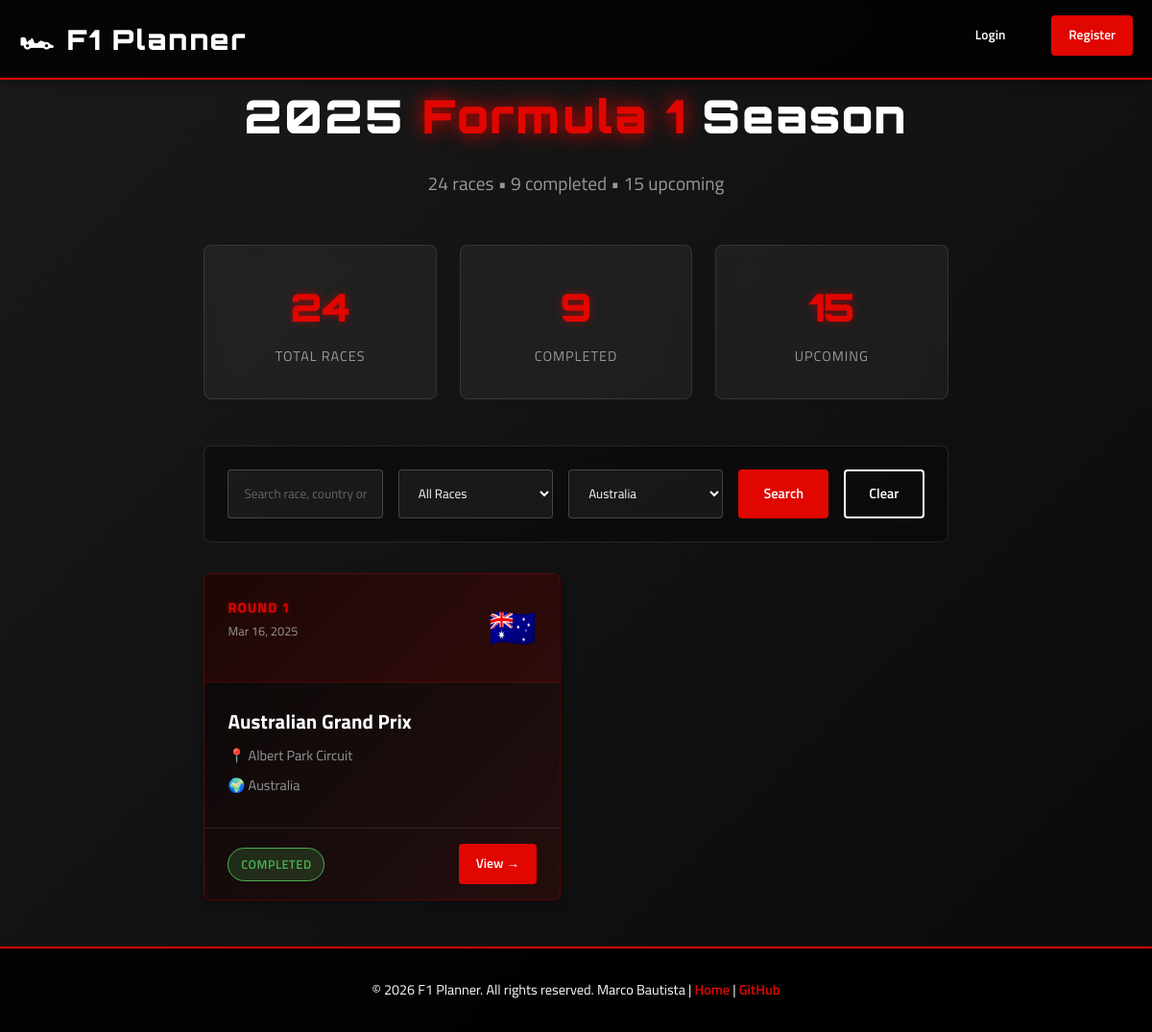
The app's page /races.php?country=Australia with its own data.
### tables this page shows
CREATE TABLE IF NOT EXISTS races (
    id INT AUTO_INCREMENT PRIMARY KEY,
    grand_prix_name VARCHAR(100) NOT NULL,
    country VARCHAR(100) NOT NULL,
    circuit_name VARCHAR(150) NOT NULL,
    race_date DATE NOT NULL,
    description TEXT,
    flag_emoji VARCHAR(10),
    circuit_length VARCHAR(20),
    lap_count INT,
    status ENUM('upcoming', 'completed') DEFAULT 'upcoming',
    created_at TIMESTAMP DEFAULT CURRENT_TIMESTAMP
);

### races.php (the view, shortened to what this page needs)
<?php
require_once __DIR__ . '/includes/header.php';
$db = getDatabaseConnection();
$search  = trim($_GET['search'] ?? '');
$status  = $_GET['status'] ?? '';
$country = $_GET['country'] ?? '';
$sql    = 'SELECT * FROM races WHERE 1=1';
$params = [];
if ($country !== '') {
    $sql .= ' AND country = ?';
    $params[] = $country;
}
$sql .= ' ORDER BY race_date ASC';
$stmt = $db->prepare($sql);
$stmt->execute($params);
$races = $stmt->fetchAll();
$countries = $db->query('SELECT DISTINCT country FROM races ORDER BY country')->fetchAll(PDO::FETCH_COLUMN);
$totalRaces     = $db->query('SELECT COUNT(*) FROM races')->fetchColumn();
$completedRaces = $db->query("SELECT COUNT(*) FROM races WHERE status='completed'")->fetchColumn();
$upcomingRaces  = $totalRaces - $completedRaces;
?>
<div class="page-hero">
    <h1>2025 <span class="red-accent">Formula 1</span> Season</h1>
    <p class="subtitle"><?= $totalRaces ?> races • <?= $completedRaces ?> completed • <?= $upcomingRaces ?> upcoming</p>
</div>
<div class="stats-row">
    <div class="stat-card">
        <div class="stat-value"><?= $totalRaces ?></div>
        <div class="stat-label">Total Races</div>
    </div>
    <div class="stat-card">
        <div class="stat-value"><?= $completedRaces ?></div>
        <div class="stat-label">Completed</div>
    </div>
    <div class="stat-card">
        <div class="stat-value"><?= $upcomingRaces ?></div>
        <div class="stat-label">Upcoming</div>
    </div>
</div>
<form method="GET" class="filters-bar">
    <input
        class="filter-input"
        type="text"
        name="search"
        placeholder="Search race, country or circuit..."
        value="<?= htmlspecialchars($search) ?>"
    >
    <select class="filter-select" name="status" onchange="this.form.submit()">
        <option value="">All Races</option>
    </select>
    <select class="filter-select" name="country" onchange="this.form.submit()">
        <?php foreach ($countries as $c): ?>
            <option value="<?= htmlspecialchars($c) ?>" <?= $country === $c ? 'selected' : '' ?>>
                <?= htmlspecialchars($c) ?>
            </option>
        <?php endforeach; ?>
    </select>
    <button type="submit" class="btn btn-primary">Search</button>
    <?php if ($search || $status || $country): ?>
        <a href="/races.php" class="btn btn-outline">Clear</a>
    <?php endif; ?>
</form>
<?php if (empty($races)): ?>
    <div class="no-results">No races found matching your search.</div>
<?php else: ?>
<div class="races-grid" id="races-grid">
    <?php foreach ($races as $i => $race): ?>
    <div class="race-card" data-race-id="<?= $race['id'] ?>">
        <div class="race-card-header">
            <div>
                <div class="race-round">Round <?= $i + 1 ?></div>
                <div style="color:var(--text-muted);font-size:0.8rem;margin-top:2px;">
                    <?= date('M d, Y', strtotime($race['race_date'])) ?>
                </div>
            </div>
            <div class="race-flag"><?= $race['flag_emoji'] ?></div>
        </div>
        <div class="race-card-body">
            <div class="race-gp-name"><?= htmlspecialchars($race['grand_prix_name']) ?></div>
            <div class="race-circuit">📍 <?= htmlspecialchars($race['circuit_name']) ?></div>
            <div class="race-circuit">🌍 <?= htmlspecialchars($race['country']) ?></div>
        </div>
        <div class="race-card-footer">
            <span class="badge badge-<?= $race['status'] ?>"><?= ucfirst($race['status']) ?></span>
            <div class="d-flex gap-1 align-center">
                <a href="/pages/race.php?id=<?= $race['id'] ?>" class="btn btn-primary btn-sm">View →</a>
            </div>
        </div>
    </div>
    <?php endforeach; ?>
</div>
<?php endif; ?>
<?php require_once __DIR__ . '/includes/footer.php'; ?>

### records on screen
races: race_date "Mar 16, 2025", flag_emoji "🇦🇺", grand_prix_name "Australian Grand Prix", circuit_name "Albert Park Circuit", country "Australia", status "COMPLETED"

### other values on screen
$totalRaces "24"
$completedRaces "9"
$upcomingRaces "15"
form field country "Australia"
